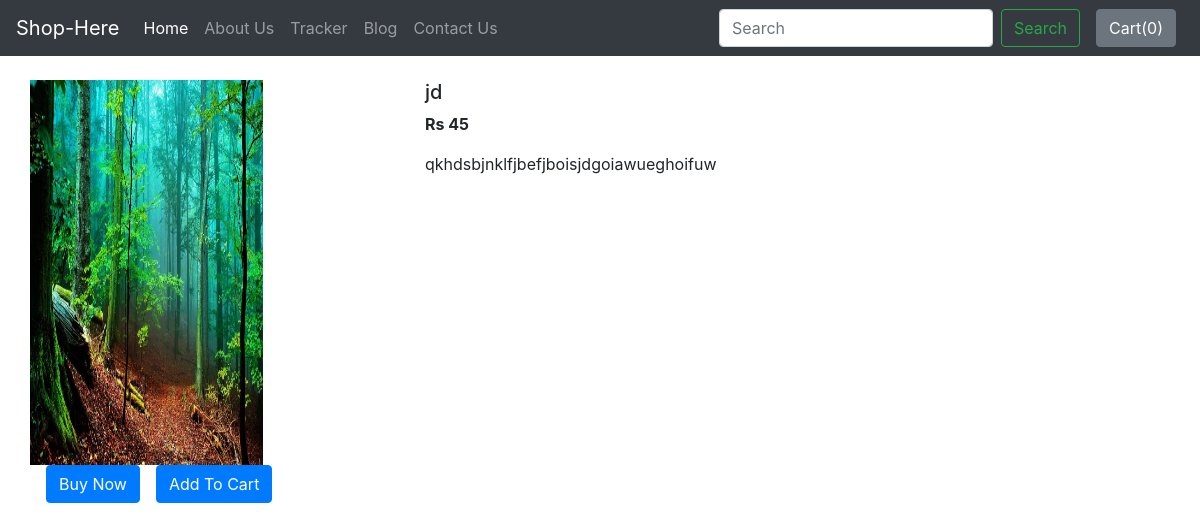
The page /shop/products/1 on the database its author committed.
### shop/models.py (models this page shows)
class product(models.Model):
    product_id = models.AutoField
    product_name = models.CharField(max_length=50)
    category = models.CharField(max_length=50, default="")
    sub_category = models.CharField(max_length=50, default="")
    price = models.IntegerField(default=0)
    desc = models.CharField(max_length=300, default="")
    pub_date = models.DateField()
    image = models.ImageField(upload_to ="shop/images", default="")
    def __str__ (self):
        return self.product_name

### shop/views.py (the view)
# urls.py: path('products/<int:myid>', views.productview, name="ProductView" ),
def productview(request, myid):
    Product = product.objects.filter(id=myid)
    print(Product)
    return render(request, 'shop/prodview.html' , {'Product': Product[0]})

### shop/templates/shop/prodview.html (shortened to what this page needs)
{% extends 'shop/basic.html' %}
{%  block body %}
<div class="container my-4">
    <div class="row">
    <div class="col-md-4">
        <div class="row">
            <img src="/media/{{Product.image}}" width="233px" height="385px">
        </div>
        <div class="row">
            <button class="btn btn-primary mx-3">Buy Now</button>
            <button class="btn btn-primary ">Add To Cart</button>
        </div>
    </div>
    <div class="col-md-8">
            <h5>{{Product.product_name}}</h5>
        <p><b>Rs {{Product.price}}</b></p>
        <p>{{Product.desc}}</p>
    </div>
    </div>
</div>
{% endblock%}

### rows shown on the page
product: image (picture), product_name "jd", price "45", desc "qkhdsbjnklfjbefjboisjdgoiawueghoifuw"
